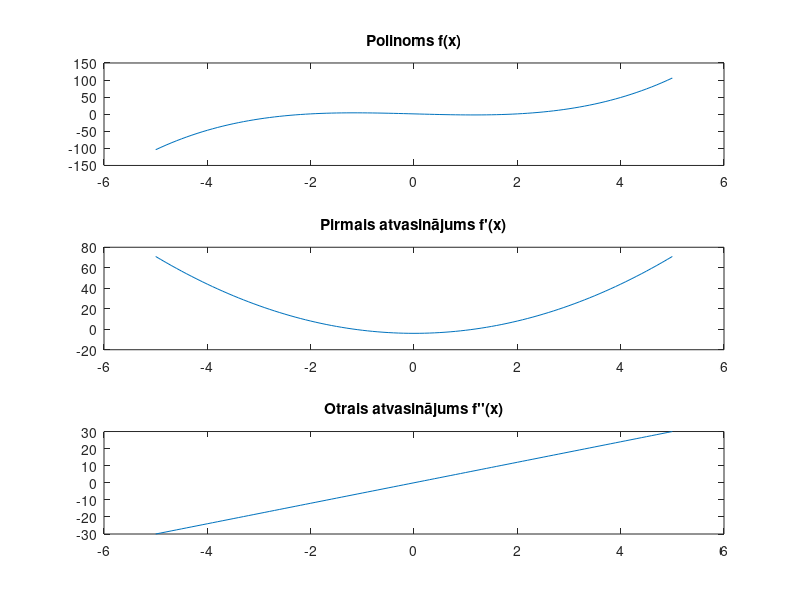

The MATLAB source for this figure:
#f(x)=x^3−4x+1

p = [1 0 -4 1];
x = [-5:0.1:5];
y = polyval(p, x); #Aprēķina polinoma vērtības

subplot(3,1,1);
plot(x, y);
title('Polinoms f(x)');

p1 = polyder(p); #Aprēķina pirmo atvasinājumu
y1 = polyval(p1, x);

subplot(3,1,2);
plot(x, y1);
title("Pirmais atvasinājums f'(x)");

p2 = polyder(p1);
y2 = polyval(p2, x);

subplot(3,1,3);
plot(x, y2);
title("Otrais atvasinājums f''(x)");

print -dpng 'polinoms.png'
